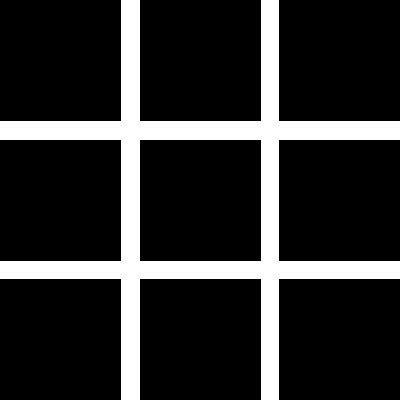
Frame 1 (no input)
Frame 60 (the mouse pressed at the canvas centre just before this capture): identical to frame 1, image omitted
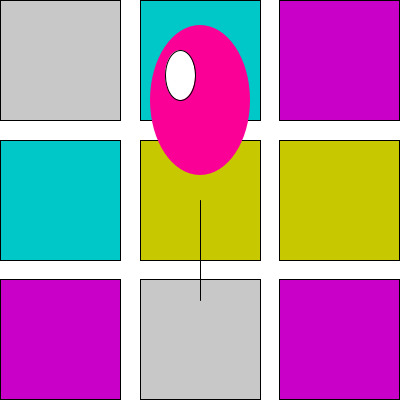
Frame 120 (the mouse held since frame 60 and released just before this capture)

The Processing sketch that drew these frames (run headless with seeded random() and noise(); from frame 60 on, the mouse is pressed at the canvas centre):

// Processing sketch: processing_78949
// ── processing_78949.pde

void setup (){
 
size(400, 400);
 
smooth();
}
 
 
void draw(){
 background(255); 
 //dance floor
  fill(mouseX, 0, mouseY);
 rect(0,279,120,120);
  fill(mouseX, mouseX, mouseX);
 rect(140, 279, 120, 120);
 fill(mouseY, mouseY, mouseY);
 rect(0,0,120,120);
 fill(0, mouseX, mouseY);
 rect(140, 0, 120,120);
  fill(0, mouseY, mouseX);
 rect(0, 140, 120,120);
  fill(mouseX, mouseY, 0);
 rect(140,140,120,120);
  fill(mouseY, mouseX, 0);
 rect(279,140,120,120);
 fill(mouseY, 0, mouseY);
 rect(279,0,120,120);
 fill(mouseX, 0, mouseX);
 rect(279,279,120,120);

//Balloon
noStroke();
fill(250, 0, 150);
ellipse(mouseX,mouseY-100, 100, 150);
 
//Reflection
stroke(0);
fill(255);
ellipse(mouseX-20, mouseY-125, 30, 50);

 
//String
line(mouseX, mouseY, pmouseX, pmouseY+100);

}
